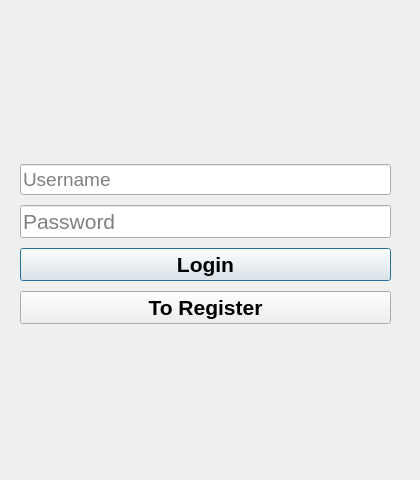
<?xml version="1.0" encoding="UTF-8"?>
<ui version="4.0">
 <class>login</class>
 <widget class="QDialog" name="login">
  <property name="geometry">
   <rect>
    <x>0</x>
    <y>0</y>
    <width>420</width>
    <height>480</height>
   </rect>
  </property>
  <property name="windowTitle">
   <string>Login</string>
  </property>
  <widget class="QWidget" name="verticalLayoutWidget">
   <property name="geometry">
    <rect>
     <x>20</x>
     <y>160</y>
     <width>371</width>
     <height>169</height>
    </rect>
   </property>
   <layout class="QVBoxLayout" name="verticalLayout">
    <item>
     <widget class="QLineEdit" name="username">
      <property name="font">
       <font>
        <pointsize>14</pointsize>
       </font>
      </property>
      <property name="placeholderText">
       <string>Username</string>
      </property>
     </widget>
    </item>
    <item>
     <widget class="QLineEdit" name="password">
      <property name="font">
       <font>
        <pointsize>16</pointsize>
       </font>
      </property>
      <property name="echoMode">
       <enum>QLineEdit::Password</enum>
      </property>
      <property name="placeholderText">
       <string>Password</string>
      </property>
     </widget>
    </item>
    <item>
     <widget class="QPushButton" name="loginBtn">
      <property name="font">
       <font>
        <pointsize>16</pointsize>
        <weight>75</weight>
        <bold>true</bold>
       </font>
      </property>
      <property name="styleSheet">
       <string notr="true"/>
      </property>
      <property name="text">
       <string>Login</string>
      </property>
     </widget>
    </item>
    <item>
     <widget class="QPushButton" name="toRegBtn">
      <property name="font">
       <font>
        <pointsize>16</pointsize>
        <weight>75</weight>
        <bold>true</bold>
       </font>
      </property>
      <property name="styleSheet">
       <string notr="true"/>
      </property>
      <property name="text">
       <string>To Register</string>
      </property>
     </widget>
    </item>
   </layout>
  </widget>
 </widget>
 <resources/>
 <connections/>
</ui>
